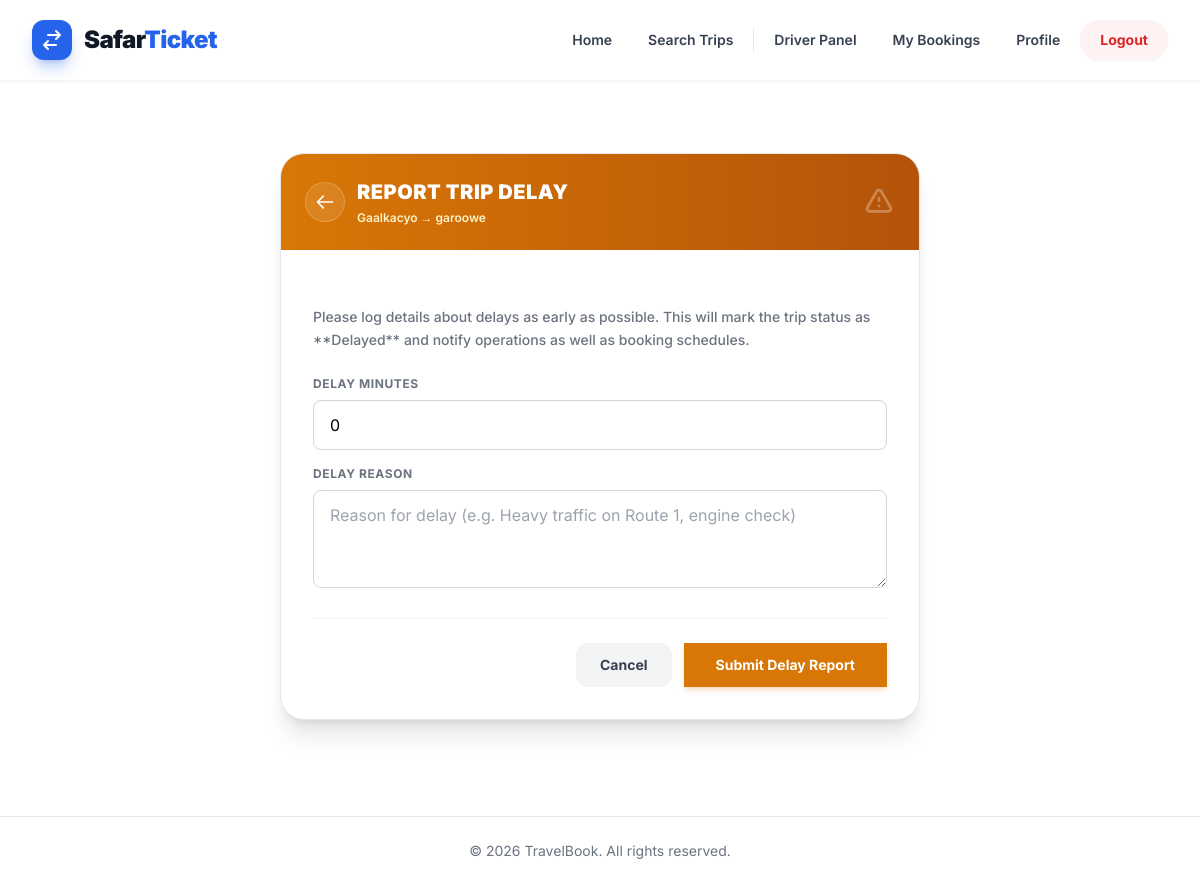
Page /driver/trip/2/delay/ (signed in) on the committed database.
### listing/models.py (models this page shows, shortened)
class Trip(models.Model):
    TRIP_STATUS_CHOICES = (
        ('SCHEDULED', 'Scheduled'),
        ('STARTED', 'Started'),
        ('COMPLETED', 'Completed'),
        ('DELAYED', 'Delayed'),
    )
    bus = models.ForeignKey(Bus, on_delete=models.CASCADE, related_name='trips')
    route = models.ForeignKey(Route, on_delete=models.CASCADE, related_name='trips')
    departure_time = models.DateTimeField()
    arrival_time = models.DateTimeField()
    price = models.DecimalField(max_digits=10, decimal_places=2)
    status = models.CharField(max_length=20, choices=TRIP_STATUS_CHOICES, default='SCHEDULED')
    delay_minutes = models.PositiveIntegerField(default=0)
    delay_reason = models.TextField(blank=True, null=True)

class Route(models.Model):
    origin = models.CharField(max_length=255)
    destination = models.CharField(max_length=255)

### driver/decorators.py (the view)
    def _wrapped_view(request, *args, **kwargs):
        if not request.user.is_authenticated:
            path = request.get_full_path()
            return redirect(f'/accounts/login/?next={path}')
        if hasattr(request.user, 'driver_profile') and getattr(request.user, 'profile', None) and request.user.profile.role == 'DRIVER':
            return view_func(request, *args, **kwargs)
        raise PermissionDenied("Access Denied: Only assigned drivers have access to this panel.")

### driver/forms.py
class DelayReportForm(forms.ModelForm):
    class Meta:
        model = Trip
        fields = ['delay_minutes', 'delay_reason']
        widgets = {
            'delay_minutes': forms.NumberInput(attrs={'min': 1, 'class': 'w-full px-4 py-3 border border-gray-300 rounded-lg focus:outline-none focus:ring-2 focus:ring-blue-500', 'placeholder': 'Minutes (e.g. 30)'}),
            'delay_reason': forms.Textarea(attrs={'rows': 3, 'class': 'w-full px-4 py-3 border border-gray-300 rounded-lg focus:outline-none focus:ring-2 focus:ring-blue-500', 'placeholder': 'Reason for delay (e.g. Heavy traffic on Route 1, engine check)'}),
        }

### driver/templates/driver/report_delay.html (shortened to what this page needs)
{% extends 'base.html' %}
{% block content %}
<div class="max-w-2xl mx-auto mt-10 mb-16 px-4">
    <div class="bg-white rounded-3xl border border-gray-200 shadow-xl overflow-hidden">
        <div class="bg-gradient-to-r from-amber-600 to-amber-700 px-6 py-6 text-white flex items-center justify-between">
            <div class="flex items-center gap-3">
                <a href="{% url 'driver:trip_detail' trip.id %}" class="flex items-center justify-center w-10 h-10 bg-white/10 border border-white/20 rounded-full text-white hover:bg-white/20 transition-all">
                    <svg class="w-5 h-5" fill="none" stroke="currentColor" viewBox="0 0 24 24"><path stroke-linecap="round" stroke-linejoin="round" stroke-width="2" d="M10 19l-7-7m0 0l7-7m-7 7h18"></path></svg>
                </a>
                <div>
                    <h1 class="text-xl font-black uppercase tracking-wide">Report Trip Delay</h1>
                    <p class="text-xs text-amber-100 mt-1 font-semibold">{{ trip.route.origin }} &rarr; {{ trip.route.destination }}</p>
                </div>
            </div>
            <svg class="w-8 h-8 text-white/30" fill="none" stroke="currentColor" viewBox="0 0 24 24"><path stroke-linecap="round" stroke-linejoin="round" stroke-width="2" d="M12 9v2m0 4h.01m-6.938 4h13.856c1.54 0 2.502-1.667 1.732-3L13.732 4c-.77-1.333-2.694-1.333-3.464 0L3.34 16c-.77 1.333.192 3 1.732 3z"></path></svg>
        </div>
        <form method="POST" class="p-6 md:p-8 space-y-6">
            <p class="text-sm text-gray-500 font-medium leading-relaxed">
                Please log details about delays as early as possible. This will mark the trip status as **Delayed** and notify operations as well as booking schedules.
            </p>
            <div class="space-y-4">
                {% for field in form %}
                    <div>
                        <label class="block text-xs font-bold text-gray-500 uppercase tracking-wider mb-2">{{ field.label }}</label>
                        {{ field }}
                    </div>
                {% endfor %}
            </div>
            <div class="flex justify-end gap-3 pt-6 border-t border-gray-100">
                <a href="{% url 'driver:trip_detail' trip.id %}" class="px-6 py-3 text-sm font-bold text-gray-700 bg-gray-100 hover:bg-gray-200 rounded-xl transition duration-200">
                    Cancel
                </a>
                <button type="submit" class="px-8 py-3 text-sm font-bold text-white bg-amber-600 hover:bg-amber-700 shadow-md shadow-amber-600/20 hover:shadow-lg transition duration-200">
                    Submit Delay Report
                </button>
            </div>
        </form>
    </div>
</div>
{% endblock %}

### templates/base.html (style rules this page uses)
body { font-family: 'Inter', sans-serif; @apply bg-gray-50 text-gray-900; }

### rows in the picture
Trip: route.origin "Gaalkacyo", route.destination "garoowe", form "0"

### other values in the picture
{{ field.label }} "DELAY MINUTES" "DELAY REASON"
